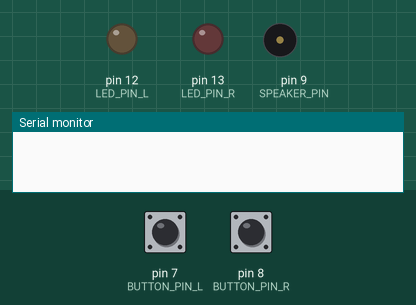
Bench run of a sketch on a simulated Arduino Uno, built with avr-gcc and run on an emulated ATmega328P. Parts: output pins drawn as LEDs (lit = HIGH), buzzer (waves = sounding), the last lines printed to the serial monitor. Inputs (shaded band) come from the test bench; at power-on: pin 7 (BUTTON_PIN_L) LOW, pin 8 (BUTTON_PIN_R) LOW. Random numbers use the default seed unless the sketch sets one.

Above: at 2.8 s.
2.9 s: pin 7 (BUTTON_PIN_L) pulled HIGH for 0.15 s
At 3.35 s:
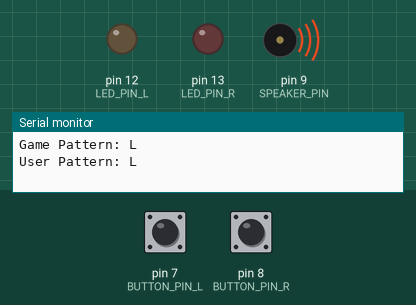
At 5.5 s:
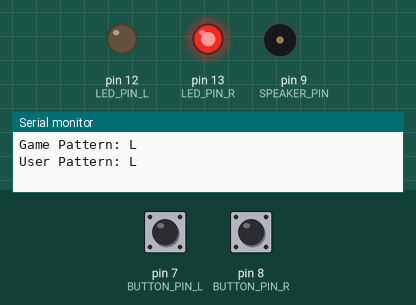
6.0 s: pin 8 (BUTTON_PIN_R) pulled HIGH for 3.2 s
At 10.6 s:
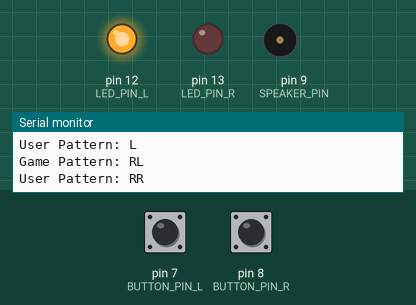
10.7 s: pin 7 (BUTTON_PIN_L) pulled HIGH for 3.2 s
16.2 s: pin 7 (BUTTON_PIN_L) driven HIGH and pin 8 (BUTTON_PIN_R) driven HIGH
Timing chart, 0 to 20.2 s (numbered marks = the images above; inputs shaded):
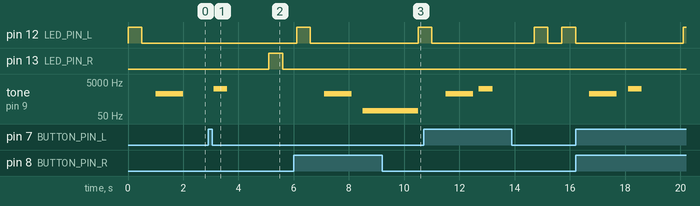

Measured:
- after the input at 2.9 s, pin 13 (LED_PIN_R): LOW → HIGH after 2.2 s, → LOW 0.50 s later

The sketch:

main.ino
```cpp
/*Simon Says Game with Arduino

  This program simulates the classic Simon Says game using Arduino. The game
  generates a random sequence of lights and sounds, and the player must replicate
  the sequence by pressing the corresponding buttons.

  The circuit:
  - LED attached from LED_PIN_L to ground
  - LED attached from LED_PIN_R to ground
  - Speaker attached to SPEAKER_PIN
  - Pushbutton attached to BUTTON_PIN_L from +5V
  - Pushbutton attached to BUTTON_PIN_R from +5V
  - 10K resistor attached to BUTTON_PIN_L from ground
  - 10K resistor attached to BUTTON_PIN_R from ground

  Instructions:
  - Connect the circuit based on the provided instructions.
  - Upload this code to your Arduino board.
  - Open the Serial Monitor to view the game patterns and user input.

  Author: Avipreet Singh, Jashanpreet, Falak
  Date: November 30, 2023
*/

// Constants won't change. They're used here to set pin numbers:
const int BUTTON_PIN_L = 7;     // Left button pin
const int BUTTON_PIN_R = 8;     // Right button pin
const int SPEAKER_PIN = 9;      // Speaker pin
const int LED_PIN_L = 12;       // Left LED pin
const int LED_PIN_R = 13;       // Right LED pin

static int Level = 1;  // Initial game level

// Function prototypes
void CallLights(char gamepattern[], int level);
void ButtonCheck(char userpattern[], int level);
int WinCheck(char gamepattern[], char userpattern[], int level);

void setup() {
    // Initialize pin modes:
    pinMode(LED_PIN_L, OUTPUT);
    pinMode(LED_PIN_R, OUTPUT);
    pinMode(SPEAKER_PIN, OUTPUT);
    pinMode(BUTTON_PIN_L, INPUT);
    pinMode(BUTTON_PIN_R, INPUT);

    // Seed the random number generator:
    randomSeed(analogRead(0));

    // Initialize serial communication:
    Serial.begin(9600);
}

void loop() {
    // Arrays to store game and user patterns:
    char gamepattern[Level];
    char userpattern[Level];

    // Generate and display the game pattern:
    CallLights(gamepattern, Level);

    // Play a tone as a signal for the player to start:
    tone(SPEAKER_PIN, 1000, 1000);
    delay(1000);

    // Allow the player to input their pattern:
    ButtonCheck(userpattern, Level);

    // Print the generated game pattern:
    Serial.print("Game Pattern: ");
    for (int i = 0; i < Level; i++) {
        Serial.print(gamepattern[i]);
    }
    Serial.println();

    // Print the player's input pattern:
    Serial.print("User Pattern: ");
    for (int i = 0; i < Level; i++) {
        Serial.print(userpattern[i]);
    }
    Serial.println();

    // Check if the player's input matches the game pattern:
    if (WinCheck(gamepattern, userpattern, Level) == 1) {
        // Player wins, play a winning tone:
        tone(SPEAKER_PIN, 2000, 500);
        delay(1000);  // Wait for 1 second after winning
        Level = Level + 1;  // Move to the next level
    } else {
        // Player loses, play a losing tone:
        tone(SPEAKER_PIN, 100, 2000);
        delay(1000);  // Wait for 1 second after losing
        Level = 1;  // Restart the game at level 1
    }

    delay(1000);  // Add delay before starting the next round
}

void CallLights(char gamepattern[], int level) {
    // Generate and display the game pattern of lights:
    for (int i = 0; i < level; i++) {
        int randomnumber = random(2);
        if (randomnumber == 0) {
            // Activate the left LED:
            digitalWrite(LED_PIN_L, HIGH);
            delay(500);  // LED ON for 0.5 seconds
            digitalWrite(LED_PIN_L, LOW);
            gamepattern[i] = 'L';  // Store the pattern
        } else {
            // Activate the right LED:
            digitalWrite(LED_PIN_R, HIGH);
            delay(500);  // LED ON for 0.5 seconds
            digitalWrite(LED_PIN_R, LOW);
            gamepattern[i] = 'R';  // Store the pattern
        }
        delay(500);  // Add delay between LED sequences
    }
}

void ButtonCheck(char userpattern[], int level) {
    // Check the buttons for user input:
    int buttonState_L, buttonState_R;
    unsigned long time1;

    for (int i = 0; i < level; i++) {
        time1 = millis();

        // Wait for a button press or timeout after a certain period:
        while (millis() - time1 < 3000) {
            // Set button states inside the loop:
            buttonState_L = digitalRead(BUTTON_PIN_L);
            buttonState_R = digitalRead(BUTTON_PIN_R);

            if (buttonState_L == HIGH || buttonState_R == HIGH) {
                break;  // Exit the loop when a button is pressed
            }
        }

        // Check which button was pressed:
        if (buttonState_L == HIGH) {
            userpattern[i] = 'L';  // Store the input
        } else if (buttonState_R == HIGH) {
            userpattern[i] = 'R';  // Store the input
        }

        delay(200);  // Add a small delay to debounce the button
    }
}

int WinCheck(char gamepattern[], char userpattern[], int level) {
    // Check if the user's input matches the game pattern:
    for (int i = 0; i < level; i++) {
        if (gamepattern[i] != userpattern[i]) {
            return 0;  // Return 0 if patterns don't match
        }
    }
    return 1;  // Return 1 if patterns match
}
```
